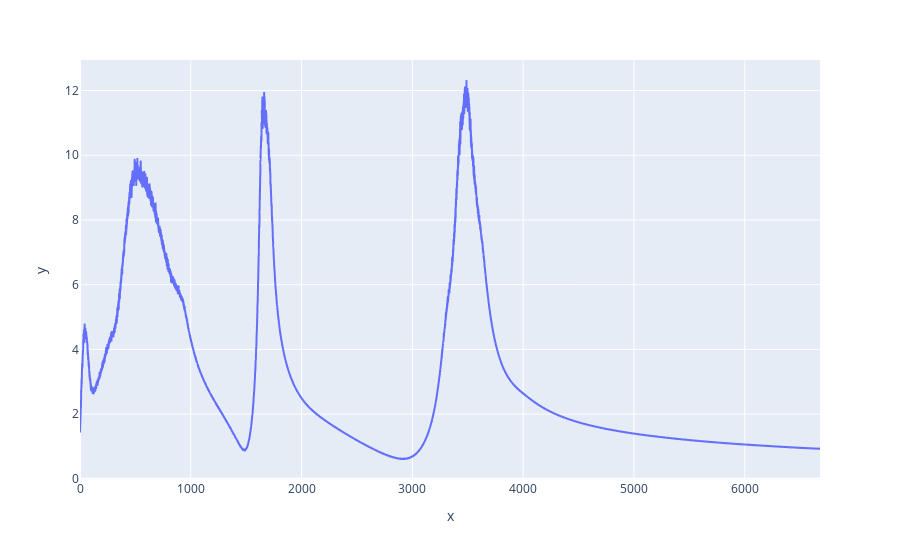

The code cell stored with this chart in its notebook:
### Code cell
px.line(x=xf2[:N//5], y=np.abs(spectra2)[0:N//5])

### Figure 1 — Plotly figure (JSON) as saved in the notebook; plotly's stock layout.template omitted (floating-point values rounded to 4 significant figures; data arrays with more than 128 entries replaced by an {"elided": "..."} marker saying what was removed)
{"data": [{"hovertemplate": "x=%{x}<br>y=%{y}<extra></extra>", "legendgroup": "", "line": {"color": "#636efa", "dash": "solid"}, "marker": {"symbol": "circle"}, "mode": "lines", "name": "", "showlegend": false, "type": "scattergl", "x": {"elided": "10000 float values"}, "xaxis": "x", "y": {"elided": "10000 float values"}, "yaxis": "y"}], "layout": {"legend": {"tracegroupgap": 0}, "margin": {"t": 60}, "xaxis": {"anchor": "y", "domain": [0, 1], "title": {"text": "x"}}, "yaxis": {"anchor": "x", "domain": [0, 1], "title": {"text": "y"}}}}
